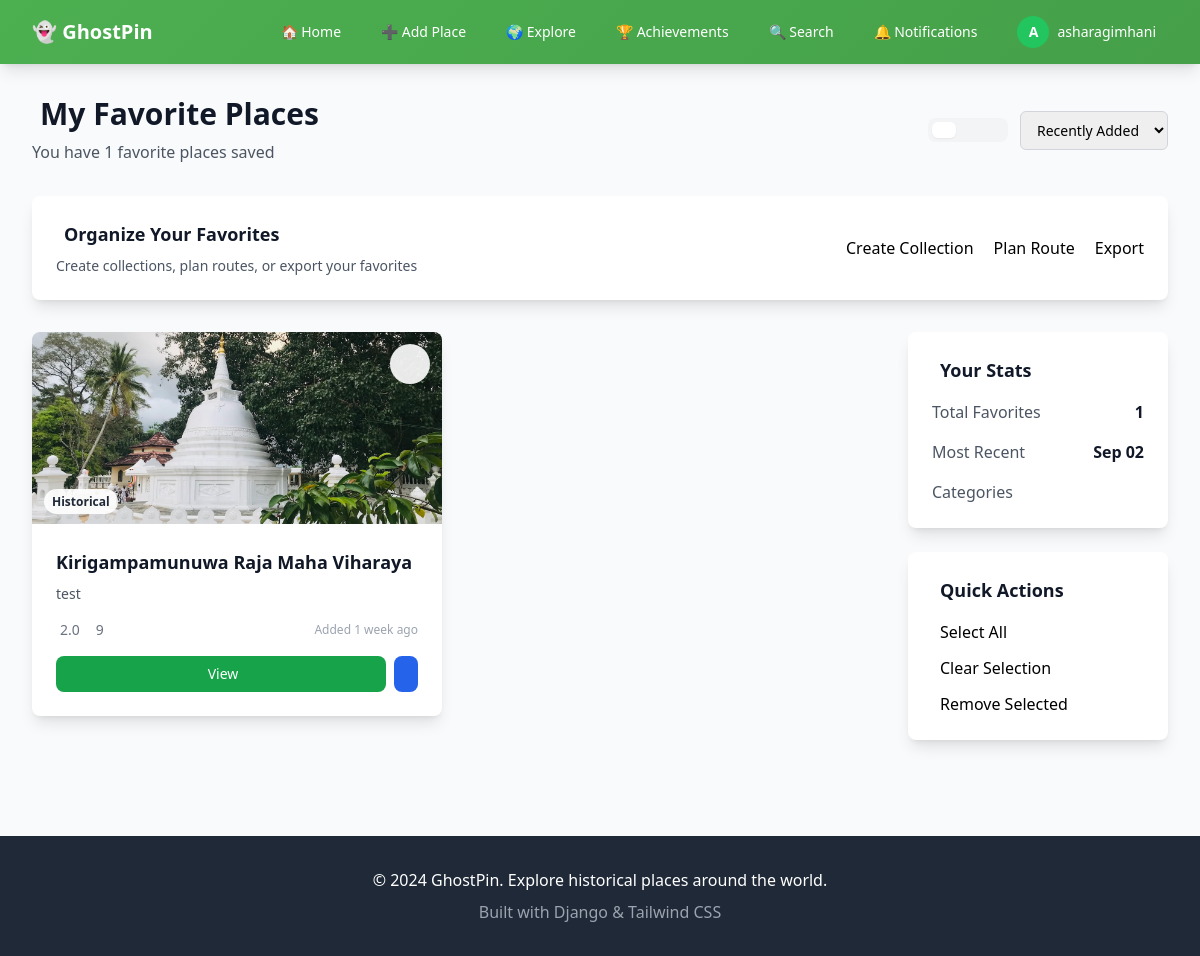
/favorites/ (signed in), run on an earlier commit of the app's database.
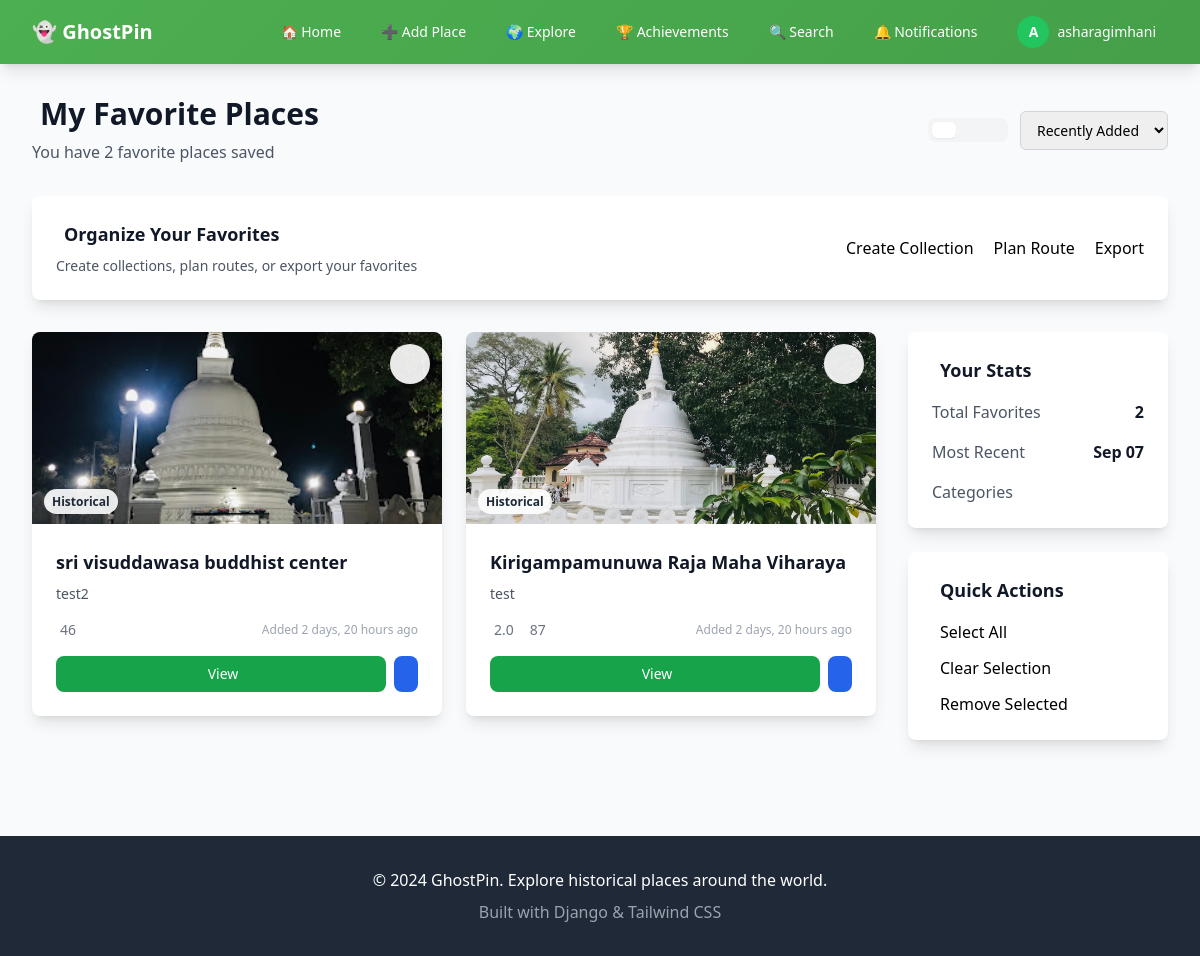
And on a later commit of the database.
### places/models.py (models this page shows, shortened)
class Favorite(models.Model):
    user = models.ForeignKey(User, on_delete=models.CASCADE)
    place = models.ForeignKey(Place, on_delete=models.CASCADE)
    created_at = models.DateTimeField(auto_now_add=True)
    class Meta:
        unique_together = ['user', 'place']
        ordering = ['-created_at']

class Place(models.Model):
    STATUS_CHOICES = [
        ('pending', 'Pending'),
        ('approved', 'Approved'),
        ('rejected', 'Rejected'),
    ]
    CATEGORY_CHOICES = [
        ('historical', 'Historical'),
        ('natural', 'Natural'),
        ('urban', 'Urban'),
        ('mysterious', 'Mysterious'),
        ('other', 'Other'),
    ]
    DIFFICULTY_CHOICES = [
        ('easy', 'Easy'),
        ('moderate', 'Moderate'),
        ('challenging', 'Challenging'),
    ]
    SAFETY_CHOICES = [
        (1, '⭐ Very Unsafe'),
        (2, '⭐⭐ Unsafe'),
        (3, '⭐⭐⭐ Neutral'),
        (4, '⭐⭐⭐⭐ Safe'),
        (5, '⭐⭐⭐⭐⭐ Very Safe'),
    ]
    name = models.CharField(max_length=200)
    description = models.TextField()
    legends_stories = models.TextField(blank=True)
    latitude = models.FloatField()
    longitude = models.FloatField()
    image = models.ImageField(upload_to='places/', null=True, blank=True)
    category = models.CharField(max_length=50, choices=CATEGORY_CHOICES, default='other')
    category_icon = models.CharField(max_length=50, default='📍')
    difficulty = models.CharField(max_length=20, choices=DIFFICULTY_CHOICES, default='easy')
    accessibility_info = models.TextField(blank=True)
    best_time_to_visit = models.CharField(max_length=100, blank=True)
    safety_rating = models.IntegerField(choices=SAFETY_CHOICES, default=3)
    created_by = models.ForeignKey(User, on_delete=models.CASCADE)
    status = models.CharField(max_length=20, choices=STATUS_CHOICES, default='pending')
    approval_votes = models.IntegerField(default=0)
    rejection_votes = models.IntegerField(default=0)
    visit_count = models.IntegerField(default=0)
    created_at = models.DateTimeField(auto_now_add=True)
    updated_at = models.DateTimeField(auto_now=True)
    class Meta:
        ordering = ['-created_at']
    @property
    def average_rating(self):
        ratings = self.comments.filter(rating__isnull=False)
        if ratings.exists():
            return ratings.aggregate(models.Avg('rating'))['rating__avg']
        return 0

### places/views.py (the view)
# urls.py: path('favorites/', views.favorites, name='favorites'),
@login_required
def favorites(request):
    favorites = Favorite.objects.filter(user=request.user).select_related('place')
    return render(request, 'favorites.html', {'favorites': favorites})

### templates/favorites.html (shortened to what this page needs)
{% extends 'base.html' %}
{% block content %}
<div class="max-w-6xl mx-auto">
    <div class="flex flex-col lg:flex-row justify-between items-start lg:items-center mb-8 gap-4">
        <div>
            <h1 class="text-3xl font-bold text-gray-900 mb-2">
                My Favorite Places
            </h1>
            <p class="text-gray-600">
                {% if favorites %}
                    You have {{ favorites.count }} favorite places saved
                {% else %}
                    Start building your collection of favorite historical places
                {% endif %}
            </p>
        </div>
        <div class="flex items-center space-x-3">
            <div class="flex bg-gray-100 rounded-lg p-1">
                <button id="grid-view" class="px-3 py-2 rounded-md bg-white shadow-sm text-gray-700" onclick="toggleView('grid')">
                </button>
                <button id="list-view" class="px-3 py-2 rounded-md text-gray-500" onclick="toggleView('list')">
                </button>
                <button id="map-view" class="px-3 py-2 rounded-md text-gray-500" onclick="toggleView('map')">
                </button>
            </div>
            <select id="sort-favorites" class="border border-gray-300 rounded-md px-3 py-2 text-sm" onchange="sortFavorites()">
                <option value="recent">Recently Added</option>
            </select>
        </div>
    </div>
    {% if favorites %}
        <div class="bg-white rounded-lg shadow-lg p-6 mb-8">
            <div class="flex flex-col sm:flex-row items-start sm:items-center justify-between gap-4">
                <div>
                    <h3 class="text-lg font-semibold text-gray-900 mb-2">
                        Organize Your Favorites
                    </h3>
                    <p class="text-gray-600 text-sm">Create collections, plan routes, or export your favorites</p>
                </div>
                <div class="flex flex-wrap gap-3">
                    <button class="btn-secondary" onclick="createCollection()">
                         Create Collection
                    </button>
                    <button class="btn-secondary" onclick="planRoute()">
                         Plan Route
                    </button>
                    <button class="btn-secondary" onclick="exportFavorites()">
                         Export
                    </button>
                </div>
            </div>
        </div>
    {% endif %}
    <div class="grid grid-cols-1 lg:grid-cols-4 gap-8">
        <div class="lg:col-span-3">
            {% if favorites %}
                <div id="favorites-grid" class="grid grid-cols-1 md:grid-cols-2 xl:grid-cols-3 gap-6">
                    {% for favorite in favorites %}
                        <div class="favorite-item bg-white rounded-lg shadow-lg overflow-hidden card-hover"
                             data-category="{{ favorite.place.category }}"
                             data-name="{{ favorite.place.name }}"
                             data-rating="{{ favorite.place.average_rating|default:0 }}"
                             data-added="{{ favorite.created_at|date:'c' }}">
                            <div class="relative">
                                {% if favorite.place.image %}
                                    <img src="{{ favorite.place.image.url }}" alt="{{ favorite.place.name }}"
                                         class="w-full h-48 object-cover">
                                {% else %}
                                    <div class="w-full h-48 bg-gradient-to-br from-green-400 to-blue-500 flex items-center justify-center text-4xl text-white">
                                        {{ favorite.place.category_icon|default:"🏛️" }}
                                    </div>
                                {% endif %}
                                <button class="absolute top-3 right-3 w-10 h-10 bg-white bg-opacity-90 rounded-full flex items-center justify-center text-red-500 hover:bg-opacity-100 transition-all"
                                        onclick="removeFavorite({{ favorite.place.pk }})">
                                </button>
                                <div class="absolute bottom-3 left-3">
                                    <span class="bg-white bg-opacity-90 text-gray-800 text-xs font-semibold px-2 py-1 rounded-full">
                                        {{ favorite.place.get_category_display }}
                                    </span>
                                </div>
                            </div>
                            <div class="p-6">
                                <h3 class="text-lg font-bold text-gray-900 mb-2 hover:text-green-600 transition-colors">
                                    <a href="{% url 'place_detail' favorite.place.pk %}">{{ favorite.place.name }}</a>
                                </h3>
                                <p class="text-gray-600 text-sm mb-4 line-clamp-3">{{ favorite.place.description|truncatewords:20 }}</p>
                                <div class="flex items-center justify-between mb-4">
                                    <div class="flex items-center space-x-3 text-sm text-gray-500">
                                        {% if favorite.place.average_rating > 0 %}
                                            <span class="flex items-center">
                                                {{ favorite.place.average_rating|floatformat:1 }}
                                            </span>
                                        {% endif %}
                                        <span class="flex items-center">
                                            {{ favorite.place.visit_count }}
                                        </span>
                                    </div>
                                    <span class="text-xs text-gray-400">
                                        Added {{ favorite.created_at|timesince }} ago
                                    </span>
                                </div>
                                <div class="flex space-x-2">
                                    <a href="{% url 'place_detail' favorite.place.pk %}"
                                       class="flex-1 bg-green-600 hover:bg-green-700 text-white text-center py-2 px-3 rounded-lg text-sm font-medium transition-colors">
                                         View
                                    </a>
                                    <button class="bg-blue-600 hover:bg-blue-700 text-white py-2 px-3 rounded-lg text-sm transition-colors"
                                            onclick="focusOnMap({{ favorite.place.latitude }}, {{ favorite.place.longitude }})">
                                    </button>
                                </div>
                            </div>
                        </div>
                    {% endfor %}
                </div>
            {% endif %}
        </div>
        <div class="lg:col-span-1">
            {% if favorites %}
                <div class="bg-white rounded-lg shadow-lg p-6 mb-6">
                    <h3 class="text-lg font-semibold text-gray-900 mb-4">
                        Your Stats
                    </h3>
                    <div class="space-y-4">
                        <div class="flex justify-between items-center">
                            <span class="text-gray-600">Total Favorites</span>
                            <span class="font-semibold text-gray-900">{{ favorites.count }}</span>
                        </div>
                        <div class="flex justify-between items-center">
                            <span class="text-gray-600">Most Recent</span>
                            <span class="font-semibold text-gray-900">{{ favorites.first.created_at|date:"M d" }}</span>
                        </div>
                        <div class="flex justify-between items-center">
                            <span class="text-gray-600">Categories</span>
                        </div>
                    </div>
                </div>
            {% endif %}
            <div class="bg-white rounded-lg shadow-lg p-6">
                <h3 class="text-lg font-semibold text-gray-900 mb-4">
                    Quick Actions
                </h3>
                <div class="space-y-3">
                    <button class="w-full btn-secondary text-left" onclick="selectAll()">
                         Select All
                    </button>
                    <button class="w-full btn-secondary text-left" onclick="clearSelection()">
                         Clear Selection
                    </button>
                    <button class="w-full btn-secondary text-left" onclick="bulkRemove()">
                         Remove Selected
                    </button>
                </div>
            </div>
        </div>
    </div>
</div>
{% endblock %}

### templates/base.html (shortened to what this page needs)
<!DOCTYPE html>
<html lang="en">
<head>
    <script src="https://cdn.tailwindcss.com"></script>
    <link rel="stylesheet" href="https://unpkg.com/leaflet@1.9.4/dist/leaflet.css" />
</head>
<body class="bg-gray-50 min-h-screen">
    <nav class="gradient-bg shadow-lg sticky top-0 z-50">
        <div class="max-w-7xl mx-auto px-4 sm:px-6 lg:px-8">
            <div class="flex justify-between items-center h-16">
                <div class="flex items-center">
                    <a href="{% url 'home' %}" class="text-white text-xl font-bold">
                        👻 GhostPin
                    </a>
                </div>
                <div class="hidden md:block">
                    <div class="ml-10 flex items-baseline space-x-4">
                        <a href="{% url 'home' %}" class="text-white hover:bg-green-600 px-3 py-2 rounded-md text-sm font-medium transition-colors">
                            🏠 Home
                        </a>
                        {% if user.is_authenticated %}
                            <a href="{% url 'add_place' %}" class="text-white hover:bg-green-600 px-3 py-2 rounded-md text-sm font-medium transition-colors">
                                ➕ Add Place
                            </a>
                            {% if user.is_staff %}
                                <div class="relative group">
                                    <button class="text-white hover:bg-green-600 px-3 py-2 rounded-md text-sm font-medium focus:outline-none">
                                        🌍 Explore
                                    </button>
                                </div>
                                <div class="relative group">
                                    <button class="text-white hover:bg-green-600 px-3 py-2 rounded-md text-sm font-medium focus:outline-none">
                                        🏆 Achievements
                                    </button>
                                </div>
                                <div class="relative group">
                                    <button class="text-white hover:bg-green-600 px-3 py-2 rounded-md text-sm font-medium focus:outline-none">
                                        🔍 Search
                                    </button>
                                </div>
                                <a href="{% url 'notifications' %}" class="text-white hover:bg-green-600 px-3 py-2 rounded-md text-sm font-medium transition-colors">
                                     🔔 Notifications
                                </a>
                                <div class="relative group">
                                    <button class="flex items-center space-x-2 text-white hover:bg-green-600 px-3 py-2 rounded-md text-sm font-medium focus:outline-none">
                                        {% if user.profile.avatar %}
                                            <img src="{{ user.profile.avatar.url }}" alt="{{ user.username }}" class="w-8 h-8 rounded-full object-cover border-2 border-white" title="{{ user.username }}">
                                        {% else %}
                                            <div class="w-8 h-8 rounded-full bg-green-500 flex items-center justify-center text-white font-bold">
                                                {{ user.username|first|upper }}
                                            </div>
                                        {% endif %}
                                        <span class="hidden sm:inline">{{ user.username }}</span>
                                    </button>
                                </div>
                                {% endif %}
                        {% else %}
                            <a href="{% url 'login' %}" class="text-white hover:bg-green-600 px-3 py-2 rounded-md text-sm font-medium transition-colors">
                                🔑 Login
                            </a>
                        {% endif %}
                    </div>
                </div>
            </div>
        </div>
    </nav>
    <main class="max-w-7xl mx-auto px-4 sm:px-6 lg:px-8 py-8">
        {% block content %}
        {% endblock %}
    </main>
    <footer class="bg-gray-800 text-white mt-16">
        <div class="max-w-7xl mx-auto px-4 sm:px-6 lg:px-8 py-8">
            <div class="text-center">
                <p>&copy; 2024 GhostPin. Explore historical places around the world.</p>
                <p class="mt-2 text-gray-400">Built with Django & Tailwind CSS</p>
            </div>
        </div>
    </footer>
</body>
</html>

### templates/base.html (style rules this page uses)
.gradient-bg { background: linear-gradient(135deg, #4CAF50 0%, #45a049 100%); }
.card-hover { transition: transform 0.3s ease, box-shadow 0.3s ease; }

What changed in the data, as far as the page shows it:
removed Favorite: place.image (picture), place.category "Historical", place.name "Kirigampamunuwa Raja Maha Viharaya", place.description "test", place.average_rating "2.0", place.visit_count "9", created_at "1 week", first.created_at "Sep 02"
added Favorite: place.image (picture), place.category "Historical", place.name "sri visuddawasa buddhist center", place.description "test2", place.visit_count "46", created_at "2 days, 20 hours", first.created_at "Sep 07"
added Favorite: place.image (picture), place.category "Historical", place.name "Kirigampamunuwa Raja Maha Viharaya", place.description "test", place.average_rating "2.0", place.visit_count "87", created_at "2 days, 20 hours"
Also different on the page:
{{ favorites.count }}: "1" → "2"
